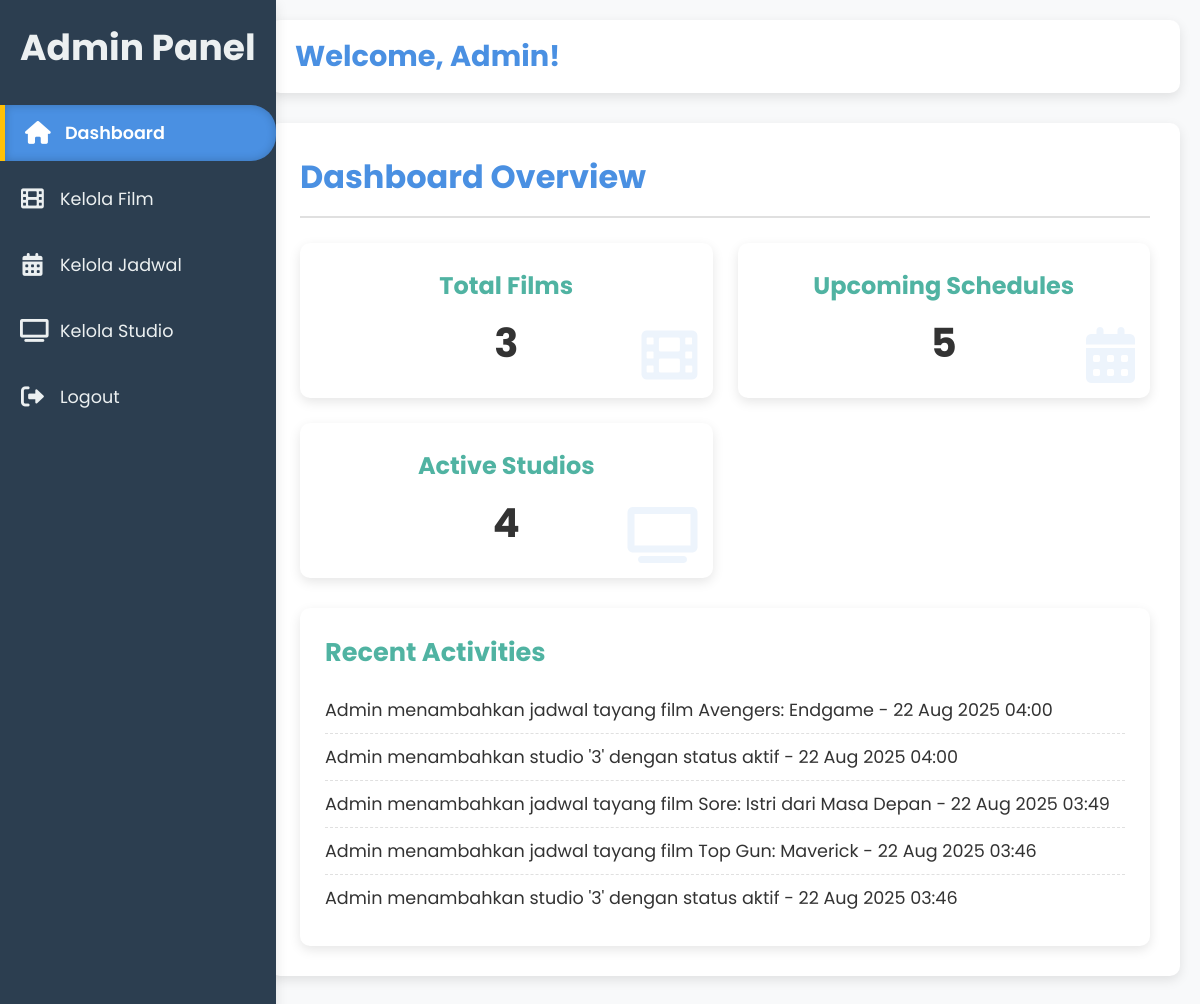
Page /views/admin/dashboard.php (signed in) on the committed database.
### tables this page shows
CREATE TABLE `aktivitas_admin` (
  `id` bigint(20) UNSIGNED NOT NULL,
  `deskripsi` varchar(255) NOT NULL,
  `waktu` timestamp NOT NULL DEFAULT current_timestamp()
);

### views/admin/dashboard.php (the view, shortened to what this page needs)
<?php
$koneksi = new mysqli("localhost", "root", "", "bioskop");
$totalFilm = $koneksi->query("SELECT COUNT(*) AS total FROM films")->fetch_assoc()['total'];
$totalJadwal = $koneksi->query("SELECT COUNT(*) AS total FROM jadwal_tayang")->fetch_assoc()['total'];
$totalStudioAktif = $koneksi->query("SELECT COUNT(*) AS total FROM studios WHERE status = 'Aktif'")->fetch_assoc()['total'];
?>
<!DOCTYPE html>
<html lang="id">
<head>
  <link rel="stylesheet" href="admin_dashboard.css" />
  <link rel="stylesheet" href="https://cdnjs.cloudflare.com/ajax/libs/font-awesome/6.0.0-beta3/css/all.min.css" />
</head>
<body>
  <div class="sidebar">
    <div class="sidebar-header">
      <h2>Admin Panel</h2>
    </div>
    <ul class="nav-links">
      <li><a href="dashboard.php" class="active"><i class="fas fa-home"></i> <span>Dashboard</span></a></li>
      <li><a href="kelola_film.php"><i class="fas fa-film"></i> <span>Kelola Film</span></a></li>
      <li><a href="kelola_jadwal.php"><i class="fas fa-calendar-alt"></i> <span>Kelola Jadwal</span></a></li>
      <li><a href="kelola_studio.php"><i class="fas fa-tv"></i> <span>Kelola Studio</span></a></li>
      <li><a href="../../logout_admin.php"><i class="fas fa-sign-out-alt"></i> <span>Logout</span></a></li>
    </ul>
  </div>
  <div class="main-content">
    <header class="navbar">
      <h1>Welcome, Admin!</h1>
    </header>
    <div class="content-section" id="dashboard-overview">
      <h2>Dashboard Overview</h2>
      <div class="dashboard-cards">
        <div class="card">
          <h3>Total Films</h3>
          <p><?= $totalFilm ?></p>
          <i class="fas fa-film"></i>
        </div>
        <div class="card">
          <h3>Upcoming Schedules</h3>
          <p><?= $totalJadwal ?></p>
          <i class="fas fa-calendar-alt"></i>
        </div>
        <div class="card">
          <h3>Active Studios</h3>
          <p><?= $totalStudioAktif ?></p>
          <i class="fas fa-tv"></i>
        </div>
      </div>
      <div class="recent-activity">
        <h3>Recent Activities</h3>
        <ul>
          <?php
          $result = $koneksi->query("SELECT deskripsi, waktu FROM aktivitas_admin ORDER BY waktu DESC LIMIT 5");
          if ($result && $result->num_rows > 0) {
            while ($row = $result->fetch_assoc()) {
              echo "<li>" . htmlspecialchars($row['deskripsi']) . " - " . date("d M Y H:i", strtotime($row['waktu'])) . "</li>";
            }
          } else {
            echo "<li>Tidak ada aktivitas terbaru.</li>";
          }
          ?>
        </ul>
      </div>
    </div>
  </div>
</body>
</html>

### views/admin/admin_dashboard.css (style rules this page uses)
:root { --primary-color: #4A90E2; --secondary-color: #50B3A2; --accent-color: #FFC107; --danger-color: #E74C3C; --info-color: #2ECC71; --text-color: #333; --bg-color: #F8F9FA; --card-bg: #FFFFFF; --sidebar-bg: #2C3E50; --sidebar-text: #ECF0F1; --border-color: #E0E0E0; --shadow: 0 4px 12px rgba(0, 0, 0, 0.1); --hover-shadow: 0 6px 16px rgba(0, 0, 0, 0.15); }
* { margin: 0; padding: 0; box-sizing: border-box; }
body { font-family: 'Poppins', sans-serif; background-color: var(--bg-color); color: var(--text-color); display: flex; min-height: 100vh; overflow-x: hidden; }
.sidebar { width: 285 px; background-color: var(--sidebar-bg); color: var(--sidebar-text); padding: 20px 0; display: flex; flex-direction: column; box-shadow: var(--shadow); transition: all 0.3s ease-in-out; position: fixed; height: 100%; z-index: 1000; }
.sidebar-header { text-align: center; margin-bottom: 30px; padding: 0 20px; font-size: 1.5em; font-weight: 600; white-space: nowrap; overflow: hidden; text-overflow: ellipsis; }
.nav-links { list-style: none; flex-grow: 1; }
.nav-links li { margin-bottom: 10px; }
.nav-links a { display: flex; align-items: center; padding: 15px 20px; color: var(--sidebar-text); text-decoration: none; font-size: 1.1em; transition: background-color 0.3s ease, color 0.3s ease, padding-left 0.3s ease; border-radius: 0 25px 25px 0; position: relative; overflow: hidden; }
.nav-links a i { margin-right: 15px; font-size: 1.3em; width: 25px; text-align: center; }
.nav-links a::before { content: ''; position: absolute; top: 0; left: -100%; width: 100%; height: 100%; background-color: rgba(255, 255, 255, 0.1); transition: left 0.3s ease; z-index: -1; }
.nav-links a.active { background-color: var(--primary-color); color: var(--card-bg); border-left: 5px solid var(--accent-color); font-weight: 600; box-shadow: inset 0 0 10px rgba(0, 0, 0, 0.2); }
.main-content { margin-left: 250px; flex-grow: 1; padding: 20px; transition: margin-left 0.3s ease-in-out; }
.navbar { background-color: var(--card-bg); padding: 15px 25px; border-radius: 10px; box-shadow: var(--shadow); display: flex; align-items: center; justify-content: space-between; margin-bottom: 30px; }
.navbar h1 { font-size: 1.8em; color: var(--primary-color); margin: 0; }
.content-section { background-color: var(--card-bg); padding: 30px; border-radius: 10px; box-shadow: var(--shadow); margin-bottom: 20px; display: block; }
.content-section h2 { color: var(--primary-color); margin-bottom: 25px; font-size: 2em; border-bottom: 2px solid var(--border-color); padding-bottom: 15px; }
.dashboard-cards { display: grid; grid-template-columns: repeat(auto-fit, minmax(280px, 1fr)); gap: 25px; margin-bottom: 30px; }
.card { background-color: var(--card-bg); padding: 25px; border-radius: 10px; box-shadow: var(--shadow); text-align: center; transition: transform 0.3s ease, box-shadow 0.3s ease; position: relative; overflow: hidden; }
.card::before { content: ''; position: absolute; top: 0; left: 0; width: 100%; height: 5px; background-color: var(--primary-color); transform: scaleX(0); transform-origin: left; transition: transform 0.3s ease; }
.card h3 { color: var(--secondary-color); font-size: 1.5em; margin-bottom: 10px; }
.card p { font-size: 2.5em; font-weight: 700; color: var(--text-color); }
.card i { position: absolute; bottom: 15px; right: 15px; font-size: 3.5em; color: rgba(74, 144, 226, 0.1); z-index: 0; transition: transform 0.3s ease; }
.recent-activity { margin-top: 30px; background-color: var(--card-bg); padding: 25px; border-radius: 10px; box-shadow: var(--shadow); }
.recent-activity h3 { color: var(--secondary-color); margin-bottom: 15px; font-size: 1.6em; }
.recent-activity ul { list-style: none; }
.recent-activity li { padding: 10px 0; border-bottom: 1px dashed var(--border-color); font-size: 1.1em; color: var(--text-color); transition: color 0.2s ease; }
.recent-activity li:last-child { border-bottom: none; }

### rows in the picture
aktivitas_admin: deskripsi "Admin menambahkan jadwal tayang film Avengers: Endgame", waktu "22 Aug 2025 04:00"
aktivitas_admin: deskripsi "Admin menambahkan studio '3' dengan status aktif", waktu "22 Aug 2025 04:00"
aktivitas_admin: deskripsi "Admin menambahkan jadwal tayang film Sore: Istri dari Masa Depan", waktu "22 Aug 2025 03:49"
aktivitas_admin: deskripsi "Admin menambahkan jadwal tayang film Top Gun: Maverick", waktu "22 Aug 2025 03:46"
aktivitas_admin: deskripsi "Admin menambahkan studio '3' dengan status aktif", waktu "22 Aug 2025 03:46"

### other values in the picture
$totalFilm "3"
$totalJadwal "5"
$totalStudioAktif "4"
